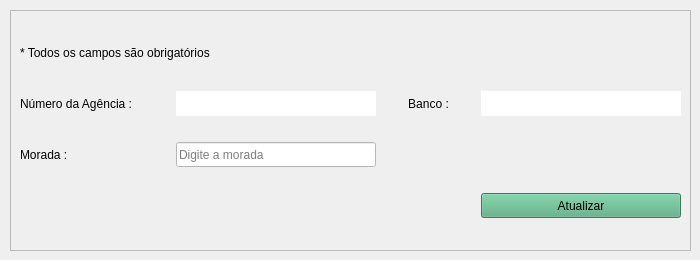
         <widget class="QWidget" name="tab_editarAgencia">
          <attribute name="title">
           <string>Editar Conta</string>
          </attribute>
          <widget class="QFrame" name="frame_editarAgencia">
           <property name="geometry">
            <rect>
             <x>10</x>
             <y>10</y>
             <width>681</width>
             <height>241</height>
            </rect>
           </property>
           <property name="frameShape">
            <enum>QFrame::StyledPanel</enum>
           </property>
           <property name="frameShadow">
            <enum>QFrame::Raised</enum>
           </property>
           <layout class="QGridLayout" name="gridLayout_7">
            <item row="0" column="0" colspan="2">
             <widget class="QLabel" name="label_8">
              <property name="minimumSize">
               <size>
                <width>0</width>
                <height>25</height>
               </size>
              </property>
              <property name="maximumSize">
               <size>
                <width>16777215</width>
                <height>25</height>
               </size>
              </property>
              <property name="text">
               <string>* Todos os campos são obrigatórios</string>
              </property>
             </widget>
            </item>
            <item row="2" column="1">
             <widget class="QLineEdit" name="lineEdit_editarMoradaAgencia">
              <property name="minimumSize">
               <size>
                <width>200</width>
                <height>25</height>
               </size>
              </property>
              <property name="maximumSize">
               <size>
                <width>200</width>
                <height>25</height>
               </size>
              </property>
              <property name="styleSheet">
               <string notr="true">background-color: rgb(255, 255, 255);
font: 12pt &quot;Segoe UI&quot;;</string>
              </property>
              <property name="placeholderText">
               <string>Digite a morada</string>
              </property>
             </widget>
            </item>
            <item row="2" column="0">
             <widget class="QLabel" name="label_titEditarMoradaAgencia">
              <property name="minimumSize">
               <size>
                <width>150</width>
                <height>25</height>
               </size>
              </property>
              <property name="maximumSize">
               <size>
                <width>150</width>
                <height>25</height>
               </size>
              </property>
              <property name="styleSheet">
               <string notr="true">font: 12pt &quot;Segoe UI&quot;;</string>
              </property>
              <property name="text">
               <string>Morada :</string>
              </property>
              <property name="alignment">
               <set>Qt::AlignJustify|Qt::AlignVCenter</set>
              </property>
             </widget>
            </item>
            <item row="1" column="0">
             <widget class="QLabel" name="label_titEditarNumAgencia">
              <property name="minimumSize">
               <size>
                <width>150</width>
                <height>25</height>
               </size>
              </property>
              <property name="maximumSize">
               <size>
                <width>150</width>
                <height>25</height>
               </size>
              </property>
              <property name="styleSheet">
               <string notr="true">font: 12pt &quot;Segoe UI&quot;;</string>
              </property>
              <property name="text">
               <string>Número da Agência :</string>
              </property>
              <property name="alignment">
               <set>Qt::AlignJustify|Qt::AlignVCenter</set>
              </property>
             </widget>
            </item>
            <item row="1" column="2">
             <widget class="QLabel" name="label_titEditarBancoAgencia">
              <property name="minimumSize">
               <size>
                <width>0</width>
                <height>25</height>
               </size>
              </property>
              <property name="maximumSize">
               <size>
                <width>16777215</width>
                <height>25</height>
               </size>
              </property>
              <property name="styleSheet">
               <string notr="true">font: 12pt &quot;Segoe UI&quot;;</string>
              </property>
              <property name="text">
               <string>Banco :</string>
              </property>
              <property name="alignment">
               <set>Qt::AlignCenter</set>
              </property>
             </widget>
            </item>
            <item row="3" column="3">
             <widget class="QPushButton" name="pushButton_atualizarAgencia">
              <property name="enabled">
               <bool>true</bool>
              </property>
              <property name="minimumSize">
               <size>
                <width>200</width>
                <height>25</height>
               </size>
              </property>
              <property name="maximumSize">
               <size>
                <width>200</width>
                <height>25</height>
               </size>
              </property>
              <property name="autoFillBackground">
               <bool>false</bool>
              </property>
              <property name="styleSheet">
               <string notr="true">background-color: rgb(85, 170, 127);
font: 12pt &quot;Segoe UI&quot;;</string>
              </property>
              <property name="text">
               <string>Atualizar</string>
              </property>
             </widget>
            </item>
            <item row="1" column="3">
             <widget class="QLabel" name="label_editarBancoAgencia">
              <property name="minimumSize">
               <size>
                <width>200</width>
                <height>25</height>
               </size>
              </property>
              <property name="maximumSize">
               <size>
                <width>200</width>
                <height>25</height>
               </size>
              </property>
              <property name="styleSheet">
               <string notr="true">background-color: rgb(255, 255, 255);
font: 12pt &quot;Segoe UI&quot;;</string>
              </property>
              <property name="text">
               <string/>
              </property>
             </widget>
            </item>
            <item row="1" column="1">
             <widget class="QLabel" name="label_editarNumAgencia">
              <property name="minimumSize">
               <size>
                <width>200</width>
                <height>25</height>
               </size>
              </property>
              <property name="maximumSize">
               <size>
                <width>200</width>
                <height>25</height>
               </size>
              </property>
              <property name="styleSheet">
               <string notr="true">background-color: rgb(255, 255, 255);
font: 12pt &quot;Segoe UI&quot;;</string>
              </property>
              <property name="text">
               <string/>
              </property>
              <property name="alignment">
               <set>Qt::AlignLeading|Qt::AlignLeft|Qt::AlignVCenter</set>
              </property>
             </widget>
            </item>
           </layout>
          </widget>
         </widget>
